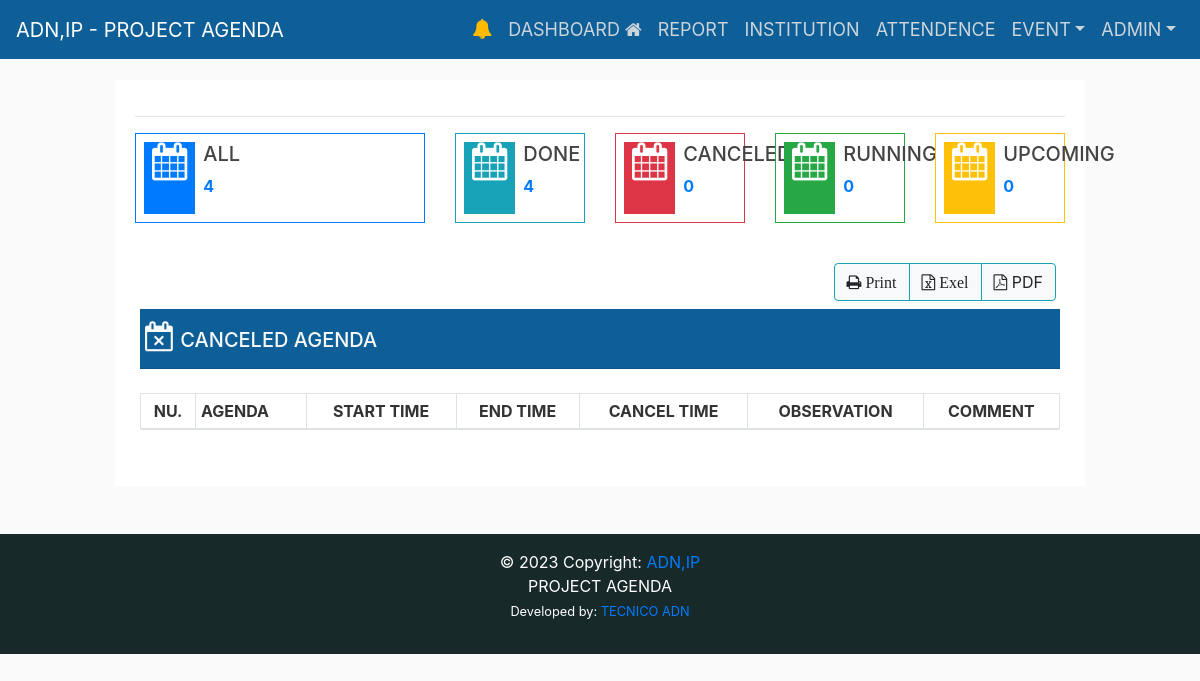
Page /canceled-agenda/ (signed in) on the earlier database version.
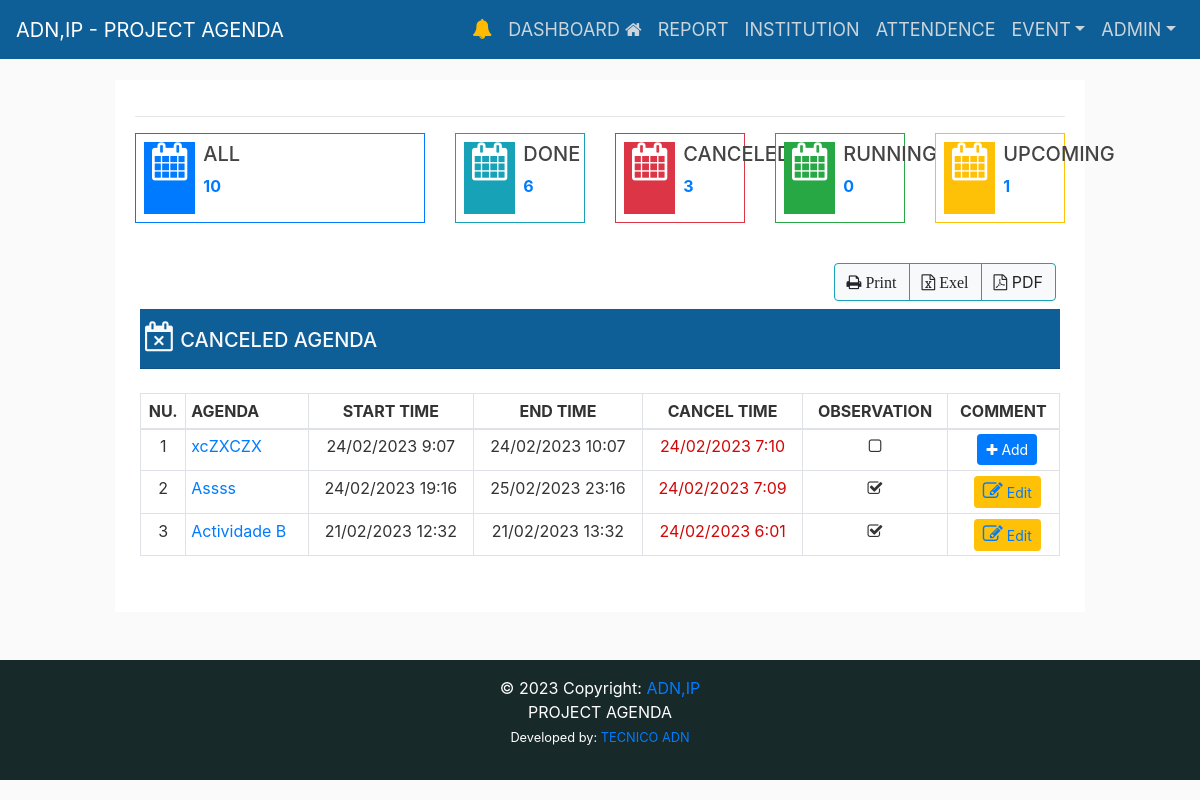
Same page on the later database version.
### eventapps/event/models.py (models this page shows, shortened)
class Agenda(models.Model):
    user = models.ForeignKey(
        User, on_delete=models.CASCADE, related_name="agenda")
    title = models.CharField(
        max_length=200, unique=True, verbose_name='Agenda')
    title_slug = models.SlugField(
        max_length=255, null=False, unique=True, verbose_name='Title-Slug')
    catagenda = models.ForeignKey(
        CatAgenda, on_delete=models.CASCADE, related_name="agenda", verbose_name="Category Agenda")
    institution = models.ForeignKey(
        Institution, on_delete=models.CASCADE, related_name="agenda", verbose_name="Institution")
    attendence = models.ForeignKey(
        Attendence, on_delete=models.CASCADE, related_name="agenda", verbose_name='Attendant')
    start_time = models.DateTimeField()
    end_time = models.DateTimeField()
    location = models.CharField(max_length=255, null=False, blank=True)
    observation = models.TextField(null=True, blank=True)
    is_cancel = models.BooleanField(default=False)
    is_active = models.BooleanField(default=True)
    STATUS = (
        ('Pending', 'Pending'),
        ('Read', 'Read'),
    )
    status = models.CharField(max_length=20, choices=STATUS)
    created_at = models.DateTimeField(auto_now_add=True)
    updated_at = models.DateTimeField(auto_now=True)
    class Meta:
        verbose_name_plural = ("Agenda")
        ordering = ('-start_time', )

### eventapps/event/views.py (the view)
# urls.py: path('canceled-agenda/', views.canceledAgenda_list, name='canceledAgenda_list'),
@login_required(login_url="/login/")
def canceledAgenda_list(request):
    context = {
    }
    return render(request, 'event/canceled_agenda.html', context)

### eventapps/templates/event/canceled_agenda.html (shortened to what the changed rows need)
{% extends "layouts/base.html" %}
{% load static %}
{% block content %}
<div class="row d-flex justify-content-center ">
  <div class="col-sm-12">
    <div class="border-info shadow-lg bg-white">
      <div class="card-body">
        <div class="row">
          <div class="col-md-6 col-lg-4">
            <div class="widget-small border border-primary d-flex justify-content-left p-2">
              <div class="pl-2">
                <a href="{%url 'completedAgenda_list' %}">
                  <p><b>{{ agenda_count }}</b></p>
                </a>
              </div>
            </div>
          </div>
          <div class="col-md-6 col-lg-2">
            <div class="widget-small border border-info d-flex justify-content-left p-2">
              <div class="pl-2">
                <a href="{%url 'concludedAgenda_list' %}">
                  <p><b>{{ concluded_agenda_count }}</b></p>
                </a>
              </div>
            </div>
          </div>
          <div class="col-md-6 col-lg-2">
            <div class="widget-small border border-danger d-flex justify-content-left p-2">
              <div class="pl-2">
                <a href="{%url 'canceledAgenda_list' %}">
                  <p><b>{{ canceled_agenda_count}}</b></p>
                </a>
              </div>
            </div>
          </div>
          <div class="col-md-6 col-lg-2">
            <div class="widget-small border border-warning d-flex justify-content-left p-2">
              <div class="pl-2">
                <a href="{%url 'upcomingAgenda_list' %}">
                  <p><b>{{ upcoming_agenda_count }}</b></p>
                </a>
              </div>
            </div>
          </div>
          <div class="col-md-12 pt-3">
            <div class="row">
              <div class="card-body">
                <section id='no-more-tables' class="pt-4">
                  <table class="table table-bordered  table-sm pt-3" id="example" width="100%" cellspacing="0">
                    <thead>
                      <tr>
                        <th class="text-center">NU.</th>
                        <th>AGENDA</th>
                        <th class="text-center">START TIME</th>
                        <th class="text-center">END TIME</th>
                        <th class="text-center">CANCEL TIME</th>
                        <th class='text-center'>OBSERVATION</th>
                        <th class="text-center">COMMENT</th>
                      </tr>
                    </thead>
                    <tbody>
                      {% for obj in canceled_agenda %}
                      <tr>
                        <td class="text-center">{{ forloop.counter }}</td>
                        <td data-title="Title">
                          <a href="{% url 'canceledAgenda_list_detail' title_slug=obj.title_slug %}" class="float-left">
                            {{obj.title }}</a>
                        </td>
                        <td style="text-align:center;">{{obj.start_time|date:"d/m/Y G:i" }}</td>
                        <td style="text-align:center;">{{ obj.end_time|date:"d/m/Y G:i" }}</td>
                        <td style="text-align:center;color:rgb(209, 8, 8)">
                          {{ obj.updated_at|date:"d/m/Y G:i" }}
                        </td>
                        {% if obj.observation == "" %}
                        <td class='text-center'><i class="fa fa-square-o"></i>
                        </td>
                        {% else %}
                        <td class='text-center'><i class="fa fa-check-square-o"></i>
                        </td>
                        {% endif %}
                        <td data-title="Title" style="text-align:center;">
                          {% if obj.observation == "" %}
                          <button type="button" class="btn btn-primary btn-sm ml-2">
                            <span class="fa fa-plus"></span><a class="text-white"
                              href="{% url 'commentCaAgenda_add' pk=obj.pk %}" role="button">
                              Add</a></button>
                          {% else %}
                          <button type="button" class="btn btn-warning btn-sm ml-2">
                            <a href="{% url 'commentCaAgenda_add' pk=obj.pk %}" data-toggle="tooltip" title="Edit"><i
                                class='fa fa-edit' style='font-size:20px'></i>
                              Edit</a>
                          </button>
                          {% endif %}
                      </tr>
                      {% endfor %}
                    </tbody>
                  </table>
                </section>
              </div>
            </div>
          </div>
        </div>
      </div>
    </div>
  </div>
  {% endblock %}

Differences in the rows shown:
added Agenda: title "xcZXCZX", start_time "24/02/2023 9:07", end_time "24/02/2023 10:07", updated_at "24/02/2023 7:10", observation "Add"
added Agenda: title "Assss", start_time "24/02/2023 19:16", end_time "25/02/2023 23:16", updated_at "24/02/2023 7:09", observation "gfdgd" (drawn)
now on this page (row edited): Agenda: title "Actividade B", start_time "21/02/2023 12:32", end_time "21/02/2023 13:32", updated_at "24/02/2023 6:01", shows "Edit"
Other differences:
{{ agenda_count }}: "4" → "10"
{{ concluded_agenda_count }}: "4" → "6"
{{ canceled_agenda_count }}: "0" → "3"
{{ upcoming_agenda_count }}: "0" → "1"
